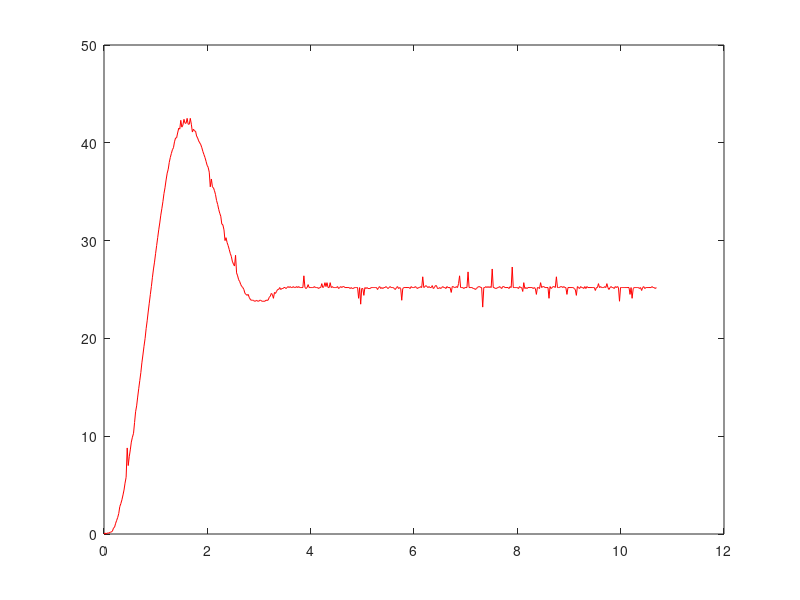

Recreate this plot in MATLAB. (Note: this script raises an error after producing the figure.)
close all;%clear all;
%% Plant Equations
load('normalPosData3.mat') % Data
% Initialization
iniForce = 0.0901;
zeta =  0.3;
wn =  1.9662+0.1;
gain = 435;

pos5_x = normalPosData3(:,1);
pos5_y = normalPosData3(:,2);
% Plant equation
Gp = tf(gain,[1 2*zeta*wn wn^2]);
[gpnum,gpden] = tfdata(Gp)
figure(5);
plot(pos5_x,pos5_y - pos5_y(1,1),'-r')
%hold on
%step(iniForce*Gp)
%% Designing a compensator 1
% Poles of the desired systems
syms a b;
rt = 3;
po = 5;
[a,b]= solve(pi-atan(sqrt(1 - a^2)/a)/(b*sqrt(1-a^2))-rt , 100*exp((-a*pi)/sqrt(1-a^2))-po);

zetaDes = double(a);
wnDes = double(b);

Sd1 = (-zetaDes*wnDes + 1i*wnDes*sqrt(1-zetaDes^2));
Sd2 = (-zetaDes*wnDes - 1i*wnDes*sqrt(1-zetaDes^2));
%Sd1=Sd2;
phi = phase(freqresp(Gp,Sd1))*180/pi-360;
phiC = -180 - phi;
zc = real(Sd1);
phiZc = phase(Sd1-zc)*180/pi;
phiPc = phiZc - phiC;
pc =    real(Sd1) - imag(Sd1)/tand(phiPc);
% Gain
K = abs(Sd1-pc)/(abs(Sd1-zc)*abs(freqresp(Gp,Sd1)));
% Lead compensator
Gct = K*tf([1 -zc],[1 -pc]);
essDes = 1;
KvDes = 1/essDes;
KvCurr =  abs(freqresp(Gp*Gct,essDes));
alphaLag = KvDes/KvCurr;
Zc = real(Sd1);
Pc = Zc/alphaLag;
% Compensator for steadystate
%Gcss = tf([1 -Zc],[1 -Pc]);
%Gc = Gct*Gcss;
% System
%G = Gc*Gp;
%% PD Controller system
T = -1/Pc;
Kp = K*Zc/Pc;
Kd = K*T;

C = tf([Kd Kp],[T 1]);
%% Plotting
%C1 = pid(0.01,0,0.005);
C1 = pid(0.09,0,1.6);

TT = feedback(C*Gp,1);
CF = feedback(C,Gp);
opt = stepDataOptions('StepAmplitude',15);

figure(2)
step(TT)
stepinfo(TT)
hold on;
%plot(impData1(:,1),impData1(:,2),'r-',impData1(:,1),impData1(:,3),'-b')

%figure(3)
%step(CF,opt)
%% Code

